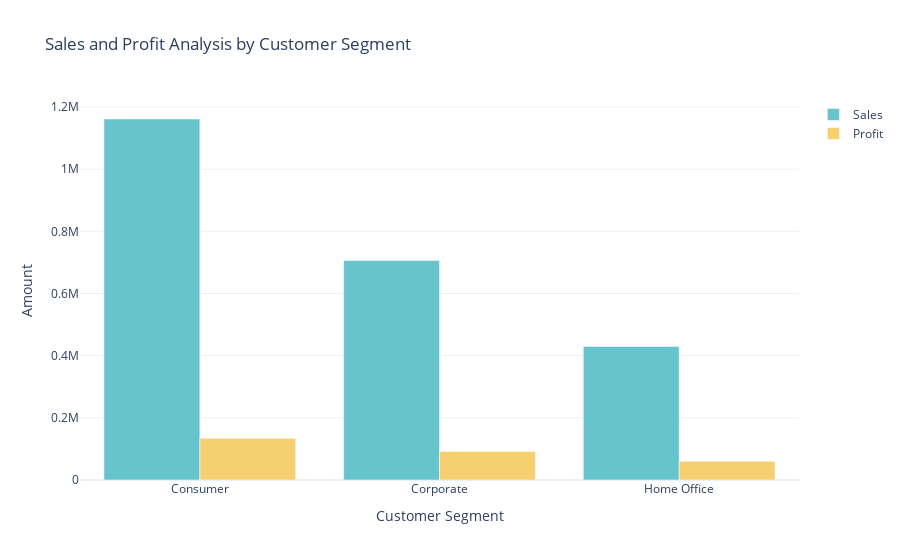

Here is the notebook cell this chart was saved with:
### Markdown cell above
# Sales and Profit - Customer Segment

### Code cell
import plotly.graph_objects as go
from plotly import colors
sales_profit_by_segment= data.groupby('Segment').agg({'Sales':'sum','Profit':'sum'}).reset_index()
color_palette = colors.qualitative.Pastel
fig = go.Figure()
fig.add_trace(go.Bar(x=sales_profit_by_segment['Segment'],y=sales_profit_by_segment['Sales'],name='Sales',marker_color=color_palette[0]))
fig.add_trace(go.Bar(x=sales_profit_by_segment['Segment'],y=sales_profit_by_segment['Profit'],name='Profit',marker_color=color_palette[1]))
fig.update_layout(title='Sales and Profit Analysis by Customer Segment',
                  xaxis_title='Customer Segment',yaxis_title='Amount')
fig.show()

### Figure 1 — Plotly figure (JSON) as saved in the notebook; plotly's stock layout.template omitted (floating-point values rounded to 4 significant figures)
{"data": [{"marker": {"color": "rgb(102, 197, 204)"}, "name": "Sales", "type": "bar", "x": ["Consumer", "Corporate", "Home Office"], "y": [1161000.0, 706100.0, 429700.0]}, {"marker": {"color": "rgb(246, 207, 113)"}, "name": "Profit", "type": "bar", "x": ["Consumer", "Corporate", "Home Office"], "y": [134100.0, 91980.0, 60300.0]}], "layout": {"title": {"text": "Sales and Profit Analysis by Customer Segment"}, "xaxis": {"title": {"text": "Customer Segment"}}, "yaxis": {"title": {"text": "Amount"}}}}
